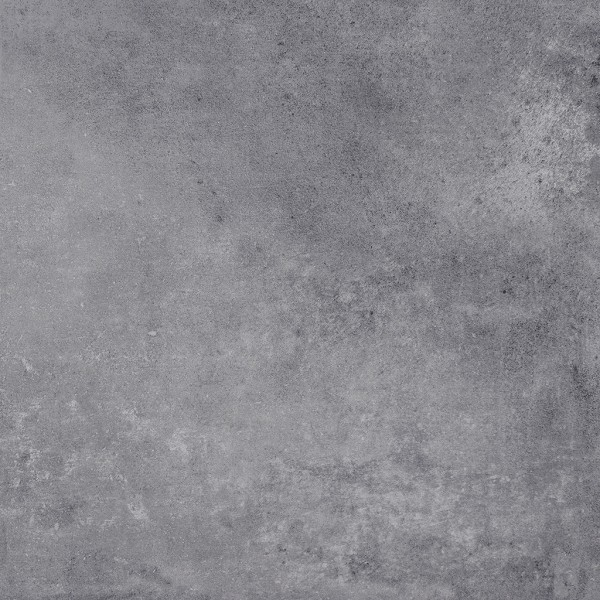
#> input picture zad3/src/gres/gres.png, 600 x 600 px; its folder holds only this picture in this run
$ python main2.py   (older library calls are emulated)
#> lines starting #> are read from the running program, lines starting #| are printed output that depends on the picture
import os
import numpy as np
import cv2
from skimage import io, color
from skimage.feature import graycomatrix, graycoprops
import pandas as pd
from sklearn.model_selection import train_test_split
from sklearn.preprocessing import LabelEncoder
from sklearn.neighbors import KNeighborsClassifier
from sklearn.svm import SVC
from sklearn.metrics import accuracy_score
import glob

SCRIPT_DIR = os.path.abspath(os.path.dirname(__file__))

# Konfiguracja
INPUT_IMAGE_DIR = r'D:\git_poi\POI\zad3\src'
PATCHES_OUTPUT_DIR = os.path.join(SCRIPT_DIR, 'wycinki_mini')
FEATURES_CSV_FILE = os.path.join(SCRIPT_DIR, 'cechy_mini.csv')

PATCH_SIZE = (128, 128)
GLCM_DISTANCES = [1, 3, 5]
GLCM_ANGLES = [0, np.pi/4, np.pi/2, 3*np.pi/4]
GLCM_LEVELS = 64

# Wycinanie probek
def extract_patches(input_dir, output_dir, patch_h, patch_w):
#> called with input_dir = 'D:\\git_poi\\POI\\zad3\\src', output_dir = 'zad3/wycinki_mini', patch_h = 128, patch_w = 128
    os.makedirs(output_dir, exist_ok=True)
    total_patches_saved = 0
    categories = [d for d in os.listdir(input_dir) if os.path.isdir(os.path.join(input_dir, d))]

    if not categories:
        print(f"Brak podkatalogow (kategorii) w {input_dir}")
        return

    for category in categories:
        category_input_path = os.path.join(input_dir, category)
        category_output_path = os.path.join(output_dir, category)
        os.makedirs(category_output_path, exist_ok=True)

        image_files = []
        for ext in ('*.png', '*.jpg', '*.jpeg', '*.bmp', '*.tif', '*.tiff'):
            image_files.extend(glob.glob(os.path.join(category_input_path, ext)))

        if not image_files:
            print(f"Brak obrazow w {category_input_path} dla kategorii {category}")
            continue

        category_patches_count = 0
        for img_path in image_files:
            try:
                img = cv2.imread(img_path)
#> img is the input picture: shape (600, 600, 3); mean B, G, R 141.6, 136.2, 137.2
                if img is None or img.shape[0] < patch_h or img.shape[1] < patch_w:
                    continue
                img_filename_base = os.path.splitext(os.path.basename(img_path))[0]
                for r in range(0, img.shape[0] - patch_h + 1, patch_h):
                    for c in range(0, img.shape[1] - patch_w + 1, patch_w):
                        patch = img[r:r + patch_h, c:c + patch_w]
                        cv2.imwrite(os.path.join(category_output_path, f"{img_filename_base}_p_{r}_{c}.png"), patch)
                        category_patches_count += 1
#> this loop made 4 passes
#> pass 1, in extract_patches, `cv2.imwrite(os.path.join(category_output_path, f"{img_filename_base}_p..`:
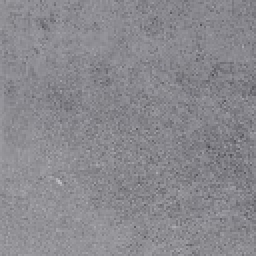
#> saved as gres_p_0_0.png: shape (128, 128, 3) (shown 2 times larger); mean B, G, R 142, 136.4, 137.4
#> pass 1, in extract_patches, `cv2.imwrite(os.path.join(category_output_path, f"{img_filename_base}_p..`:
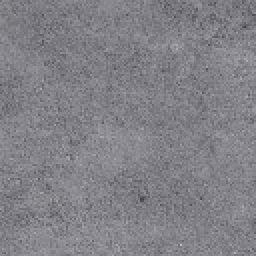
#> saved as gres_p_0_128.png: shape (128, 128, 3) (shown 2 times larger); mean B, G, R 135, 129, 130
#> pass 1, in extract_patches, `cv2.imwrite(os.path.join(category_output_path, f"{img_filename_base}_p..`:
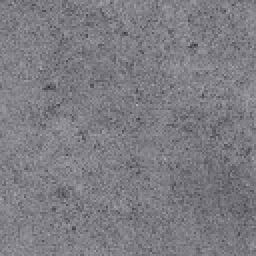
#> saved as gres_p_0_256.png: shape (128, 128, 3) (shown 2 times larger); mean B, G, R 130.3, 124.3, 125.3
#> pass 1, in extract_patches, `cv2.imwrite(os.path.join(category_output_path, f"{img_filename_base}_p..`:
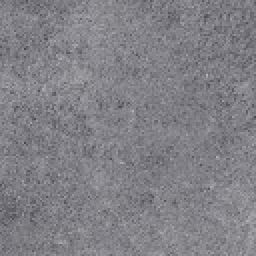
#> saved as gres_p_0_384.png: shape (128, 128, 3) (shown 2 times larger); mean B, G, R 134.1, 128.3, 129.3
#> after the loop, category_patches_count = 16
            except Exception as e:
                print(f"Blad (extract) przy {img_path}: {e}")
        print(f"Kategoria '{category}': zapisano {category_patches_count} probek.")
#| Kategoria 'gres': zapisano 16 probek.
        total_patches_saved += category_patches_count
#> total_patches_saved = 16
#> pass 2 of the loop in extract_patches, `for category in categories:`:
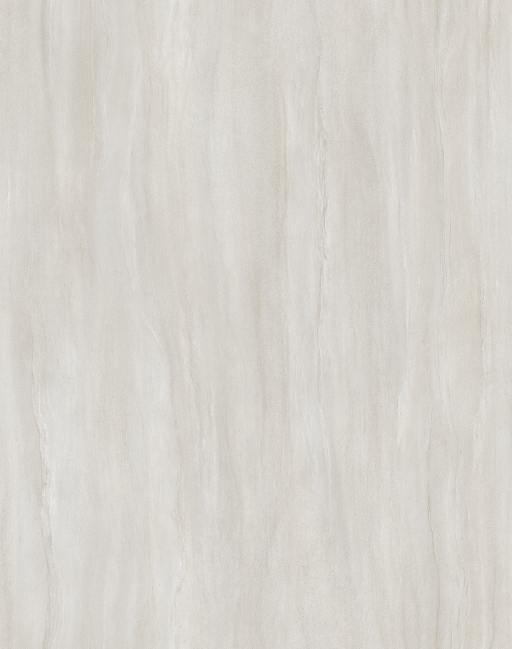
#> input picture zad3/src/laminat/laminat.png, 512 x 649 px
#> in extract_patches, img is the input picture: shape (649, 512, 3); mean B, G, R 205.6, 211.6, 214.8
#> the loop in extract_patches, `for r in range(0, img.shape[0] - patch_h + 1, patch_h):` made 5 passes
#> pass 1, in extract_patches, `cv2.imwrite(os.path.join(category_output_path, f"{img_filename_base}_p..`:
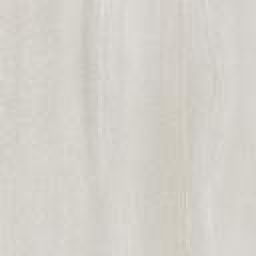
#> saved as laminat_p_0_0.png: shape (128, 128, 3) (shown 2 times larger); mean B, G, R 202.2, 208.8, 212
#> after the loop in extract_patches, `for r in range(0, img.shape[0] - patch_h + 1, patch_h):`: category_patches_count = 20
#| Kategoria 'laminat': zapisano 20 probek.
#> total_patches_saved = 36
#> pass 3 of the loop in extract_patches, `for category in categories:`:
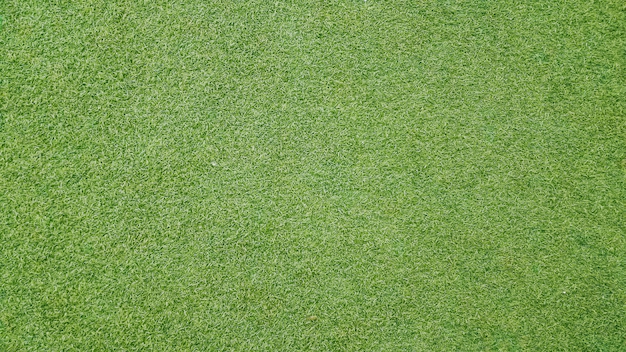
#> input picture zad3/src/trawa/trawa.png, 626 x 352 px
#> in extract_patches, img is the input picture: shape (352, 626, 3); mean B, G, R 81.9, 157.7, 123.7
#> the loop in extract_patches, `for r in range(0, img.shape[0] - patch_h + 1, patch_h):` made 2 passes
#> pass 1, in extract_patches, `cv2.imwrite(os.path.join(category_output_path, f"{img_filename_base}_p..`:
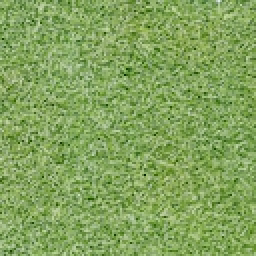
#> saved as trawa_p_0_256.png: shape (128, 128, 3) (shown 2 times larger); mean B, G, R 93, 163.9, 131.4
#> pass 1, in extract_patches, `cv2.imwrite(os.path.join(category_output_path, f"{img_filename_base}_p..`:
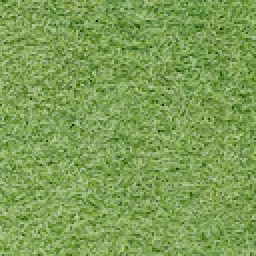
#> saved as trawa_p_0_384.png: shape (128, 128, 3) (shown 2 times larger); mean B, G, R 85.2, 158.9, 125.6
#> after the loop in extract_patches, `for r in range(0, img.shape[0] - patch_h + 1, patch_h):`: category_patches_count = 8
#| Kategoria 'trawa': zapisano 8 probek.
#> total_patches_saved = 44
    print(f"Lacznie zapisano {total_patches_saved} probek.")
#| Lacznie zapisano 44 probek.
    print("Wycinanie probek zakonczone.")


# Obliczanie cech GLCM
def calculate_glcm_features(patches_dir, distances, angles, levels):
#> called with patches_dir = 'zad3/wycinki_mini', levels = 64
    all_features = []
    properties = ['dissimilarity', 'correlation', 'contrast', 'energy', 'homogeneity', 'ASM']
    categories = [d for d in os.listdir(patches_dir) if os.path.isdir(os.path.join(patches_dir, d))]

    if not categories:
        print(f"Brak podkatalogow (kategorii) w {patches_dir} (katalogu z wycinkami).")
        return all_features

    for category in categories:
        print(f"Cechy dla: {category}")
#| Cechy dla: gres
        patch_files_path = os.path.join(patches_dir, category, '*.png')
        patch_files = glob.glob(patch_files_path)
#> patch_files = []

        if not patch_files:
            print(f"Brak plikow .png w {os.path.join(patches_dir, category)}")
#| Brak plikow .png w zad3/wycinki_mini/gres
            continue

        for patch_path in patch_files:
            try:
                patch = io.imread(patch_path)
                patch_gray = color.rgb2gray(patch) if patch.ndim == 3 else patch
                patch_gray_uint8 = (patch_gray * 255).astype(np.uint8) if patch_gray.max() <= 1.0 else patch_gray.astype(np.uint8)

                img_quantized = np.floor(patch_gray_uint8 / (256.0 / levels)).astype(np.uint8)
                img_quantized[img_quantized >= levels] = levels - 1

                glcm = graycomatrix(img_quantized, distances, angles, levels, symmetric=True, normed=True)
                feature_vector = {'category': category, 'patch_file': os.path.basename(patch_path)}
                for prop in properties:
                    prop_values = graycoprops(glcm, prop)
                    for i, dist in enumerate(distances):
                        feature_vector[f'{prop}_d{dist}'] = np.mean(prop_values[i, :])
                all_features.append(feature_vector)
            except Exception as e:
                print(f"Blad (GLCM) przy {patch_path}: {e}")
#> pass 2 of the loop in calculate_glcm_features, `for category in categories:`:
#| Cechy dla: laminat
#| Brak plikow .png w zad3/wycinki_mini/laminat
#> pass 3 of the loop in calculate_glcm_features, `for category in categories:`:
#| Cechy dla: trawa
#| Brak plikow .png w zad3/wycinki_mini/trawa
    return all_features

# Zapis i Klasyfikacja
# [49 lines left out: function save_and_classify, not called in this run]


# Glowna czesc skryptu
if __name__ == "__main__":
    print(f"Skrypt uruchomiony z: {SCRIPT_DIR}")
    print(f"Katalog na wycinki: {PATCHES_OUTPUT_DIR}")
    print(f"Plik CSV na cechy: {FEATURES_CSV_FILE}")
    print("Start przetwarzania...")

    extract_patches(INPUT_IMAGE_DIR, PATCHES_OUTPUT_DIR, PATCH_SIZE[0], PATCH_SIZE[1])
    features = calculate_glcm_features(PATCHES_OUTPUT_DIR, GLCM_DISTANCES, GLCM_ANGLES, GLCM_LEVELS)

    if features:
        save_and_classify(features, FEATURES_CSV_FILE, test_size=0.8, use_stratify=True)
        #save_and_classify(features, os.path.join(SCRIPT_DIR, "cechy_mini_nostratify.csv"), test_size=0.8, use_stratify=False)
    else:
        print("Nie wygenerowano zadnych cech. Klasyfikacja nie zostanie przeprowadzona.")

    print("Zakonczono.")
